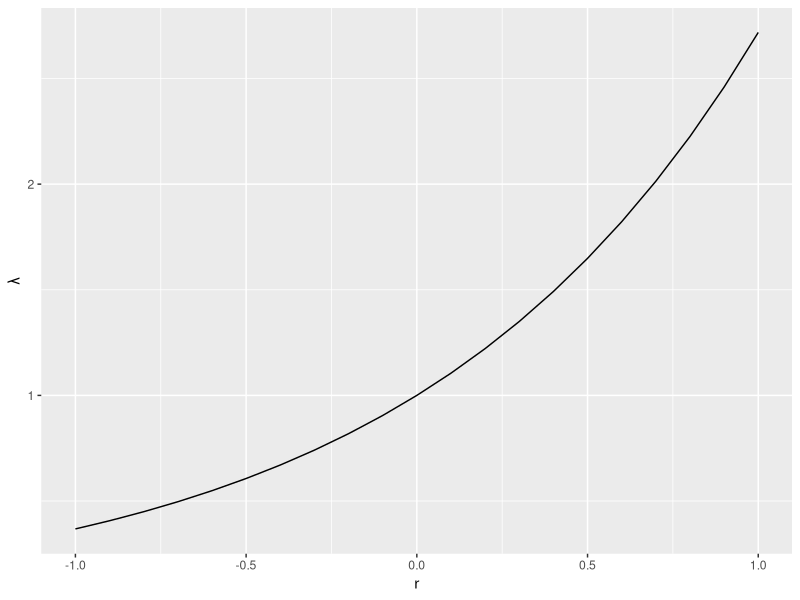

Source code (R):
## ---- chunk 1
require(tidyverse)
df1 <- data.frame(r = seq(-1,1,0.1)) %>% 
  mutate(lambda = exp(r))

ggplot(df1,aes(x = r, y = lambda)) +
  geom_line() + 
  ylab("λ")
